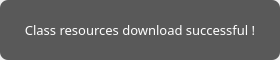
<?xml version="1.0" encoding="UTF-8"?>
<ui version="4.0">
 <class>promptMessageWidget</class>
 <widget class="QWidget" name="promptMessageWidget">
  <property name="geometry">
   <rect>
    <x>0</x>
    <y>0</y>
    <width>280</width>
    <height>60</height>
   </rect>
  </property>
  <property name="maximumSize">
   <size>
    <width>16777215</width>
    <height>60</height>
   </size>
  </property>
  <property name="windowTitle">
   <string>Form</string>
  </property>
  <property name="styleSheet">
   <string notr="true"/>
  </property>
  <layout class="QVBoxLayout" name="verticalLayout">
   <property name="spacing">
    <number>0</number>
   </property>
   <property name="leftMargin">
    <number>0</number>
   </property>
   <property name="topMargin">
    <number>0</number>
   </property>
   <property name="rightMargin">
    <number>0</number>
   </property>
   <property name="bottomMargin">
    <number>0</number>
   </property>
   <item>
    <widget class="QLabel" name="label">
     <property name="font">
      <font>
       <family>微软雅黑</family>
       <pointsize>10</pointsize>
      </font>
     </property>
     <property name="styleSheet">
      <string notr="true">color: #ffffff;
border: solid 1px #aeaeae;
border-radius: 8px;
background-color: rgba(51, 51, 51, 0.8);
</string>
     </property>
     <property name="text">
      <string>Class resources download successful !</string>
     </property>
     <property name="alignment">
      <set>Qt::AlignCenter</set>
     </property>
     <property name="wordWrap">
      <bool>false</bool>
     </property>
    </widget>
   </item>
  </layout>
 </widget>
 <resources/>
 <connections/>
</ui>
